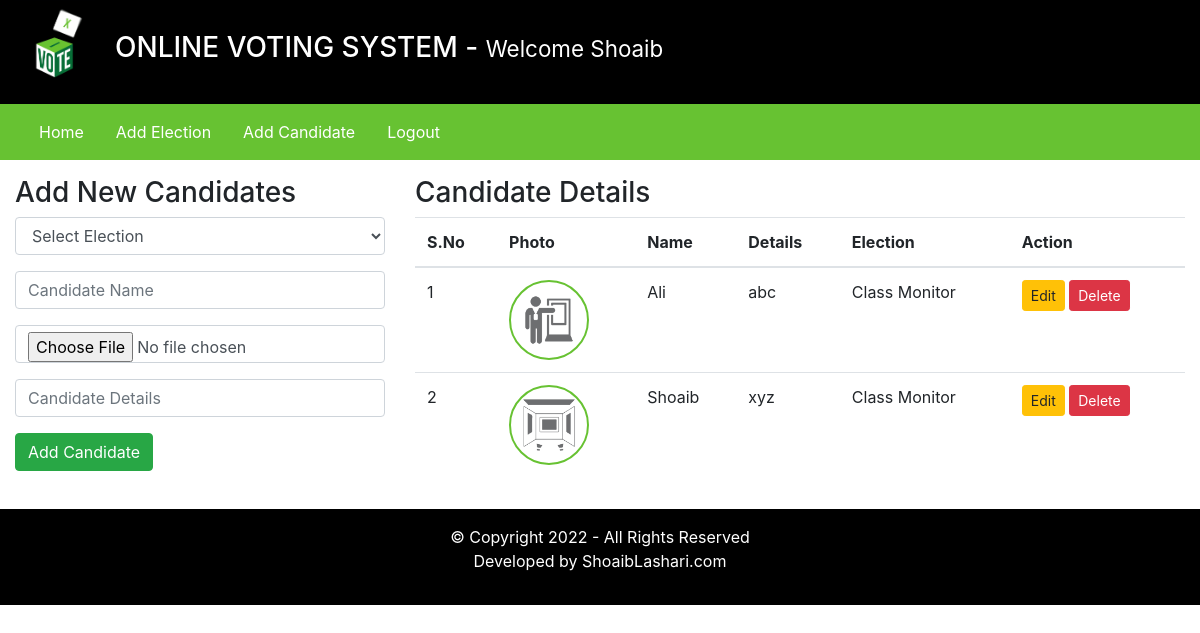
Screenshot of /admin/index.php?addCandidatePage=1 (signed in) with the database file from the repository.
### tables this page shows
CREATE TABLE `candidate_details` (
  `id` int(11) NOT NULL,
  `election_id` int(11) DEFAULT NULL,
  `candidate_name` varchar(255) DEFAULT NULL,
  `candidate_details` text DEFAULT NULL,
  `candidate_photo` text DEFAULT NULL,
  `inserted_by` varchar(255) DEFAULT NULL,
  `inserted_on` date DEFAULT NULL
);

CREATE TABLE `elections` (
  `id` int(11) NOT NULL,
  `election_topic` varchar(255) DEFAULT NULL,
  `no_of_candidates` int(11) DEFAULT NULL,
  `starting_date` date DEFAULT NULL,
  `ending_date` date DEFAULT NULL,
  `status` varchar(45) DEFAULT NULL,
  `inserted_by` varchar(255) DEFAULT NULL,
  `inserted_on` date DEFAULT NULL
);

### admin/inc/add_candidates.php (the view, shortened to what this page needs)
<div class="row my-3">
    <div class="col-4">
        <h3>Add New Candidates</h3>
        <form method="POST" enctype="multipart/form-data">
            <div class="form-group">
                <select class="form-control" name="election_id" required>
                    <option value=""> Select Election </option>
                </select>
            </div>
            <div class="form-group">
                <input type="text" name="candidate_name" placeholder="Candidate Name" class="form-control" required />
            </div>
            <div class="form-group">
                <input type="file" name="candidate_photo" class="form-control" required />
            </div>
            <div class="form-group">
                <input type="text" name="candidate_details" placeholder="Candidate Details" class="form-control" required />
            </div>
            <input type="submit" value="Add Candidate" name="addCandidateBtn" class="btn btn-success" />
        </form>
    </div>
    <div class="col-8">
        <h3>Candidate Details</h3>
        <table class="table">
            <thead>
                <tr>
                    <th scope="col">S.No</th>
                    <th scope="col">Photo</th>
                    <th scope="col">Name</th>
                    <th scope="col">Details</th>
                    <th scope="col">Election</th>
                    <th scope="col">Action </th>
                </tr>
            </thead>
            <tbody>
                <?php
                    $fetchingData = mysqli_query($db, "SELECT * FROM candidate_details") or die(mysqli_error($db));
                    $isAnyCandidateAdded = mysqli_num_rows($fetchingData);
                    if($isAnyCandidateAdded > 0)
                    {
                        $sno = 1;
                        while($row = mysqli_fetch_assoc($fetchingData))
                        {
                            $election_id = $row['election_id'];
                            $fetchingElectionName = mysqli_query($db, "SELECT * FROM elections WHERE id = '". $election_id ."'") or die(mysqli_error($db));
                            $execFetchingElectionNameQuery = mysqli_fetch_assoc($fetchingElectionName);
                            $election_name = $execFetchingElectionNameQuery['election_topic'];
                            $candidate_photo = $row['candidate_photo'];
                ?>
                            <tr>
                                <td><?php echo $sno++; ?></td>
                                <td> <img src="<?php echo $candidate_photo; ?>" class="candidate_photo" />    </td>
                                <td><?php echo $row['candidate_name']; ?></td>
                                <td><?php echo $row['candidate_details']; ?></td>
                                <td><?php echo $election_name; ?></td>
                                <td>
                                    <a href="#" class="btn btn-sm btn-warning"> Edit </a>
                                    <a href="#" class="btn btn-sm btn-danger"> Delete </a>
                                </td>
                            </tr>
                <?php
                        }
                    }else {
            ?>
                        <tr>
                            <td colspan="7"> No any candidate is added yet. </td>
                        </tr>
            <?php
                    }
                ?>
            </tbody>
        </table>
    </div>
</div>

### assets/css/style.css (style rules this page uses)
.candidate_photo { width: 80px; height: 80px; border: 2px solid #67C232; border-radius: 100%; }

### rows the page displays
candidate_details: candidate_photo (picture), candidate_name "Ali", candidate_details "abc", election.election_topic "Class Monitor"
candidate_details: candidate_photo (picture), candidate_name "Shoaib", candidate_details "xyz", election.election_topic "Class Monitor"

### other values shown
$_SESSION['username'] "Shoaib"
